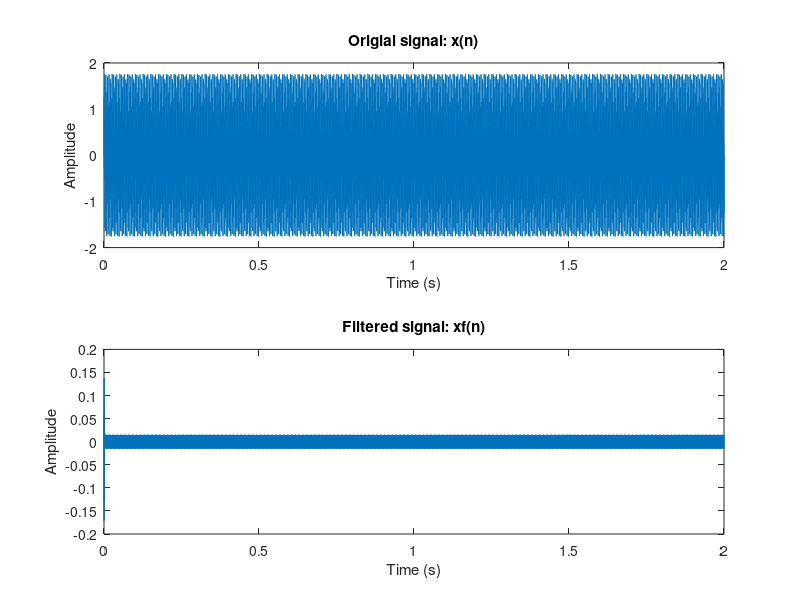

Reproduce this figure in MATLAB.
clc; clear all; close all;

fs = 8000;
ts = 1/fs;

nTs = 0:ts:2;

x_t = 0.8*sin(2*pi*200*nTs) + sin(2*pi*880*nTs);

Wn = 1600/(fs/2);

[z, p] = butter(6, Wn, 'high');

x_t_f = filter(z, p, x_t);

subplot(2,1,1);
plot(nTs, x_t);
title('Origial signal: x(n)');
xlabel('Time (s)');
ylabel('Amplitude');

subplot(2,1,2);
plot(nTs, x_t_f);
title('Filtered signal: xf(n)');
xlabel('Time (s)');
ylabel('Amplitude');